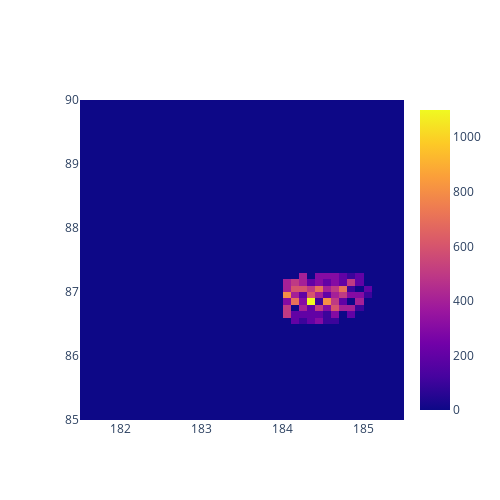

Source (notebook cell):
### Code cell
df = gc_results_gg.posdf
fig = go.Figure(go.Histogram2d(
    ids=df.ext_offset,
    x=df.x,
    xbins=dict(start=181.5, end=185.5, size=.1),
    y=df.y,
    ybins=dict(start=85, end=90, size=.1),
    histfunc="sum",
    histnorm="density",
))
fig.update_traces(z=df.ext_offset)
fig.update_layout(
    autosize=False,
    width=500,
    height=500,
)
fig.show()

### Figure 1 — Plotly figure (JSON) as saved in the notebook; plotly's stock layout.template omitted (floating-point values rounded to 4 significant figures)
{"data": [{"histfunc": "sum", "histnorm": "density", "ids": [5, 5, 3, 8, 4, 4, 2, 2, 7, 4, 6, 5, 1, 2, 4, 3, 2, 6, 4, 4, 2, 2, 2, 11, 6, 5, 2, 3, 2, 5, 1, 4, 7, 3, 3, 1, 1, 3, 8, 2, 4, 2, 3, 1, 3, 6, 5, 4, 5, 3, 3, 4, 2, 5, 7, 2, 2, 2, 4, 3, 1, 5, 1, 1, 4, 3, 2, 2, 1, 2], "type": "histogram2d", "x": [184, 184, 184, 184, 184, 184, 184.1, 184.1, 184.1, 184.1, 184.1, 184.1, 184.2, 184.2, 184.2, 184.2, 184.2, 184.2, 184.2, 184.2, 184.3, 184.3, 184.3, 184.3, 184.3, 184.3, 184.3, 184.4, 184.4, 184.4, 184.4, 184.4, 184.4, 184.4, 184.4, 184.5, 184.5, 184.5, 184.5, 184.5, 184.5, 184.5, 184.5, 184.6, 184.6, 184.6, 184.6, 184.6, 184.6, 184.6, 184.6, 184.7, 184.7, 184.7, 184.7, 184.7, 184.7, 184.8, 184.8, 184.8, 184.8, 184.8, 184.8, 184.9, 184.9, 184.9, 184.9, 184.9, 185.0, 185.0], "xbins": {"end": 185.5, "size": 0.1, "start": 181.5}, "y": [86.6, 86.7, 86.8, 86.9, 87.0, 87.1, 86.5, 86.6, 86.8, 86.9, 87.0, 87.1, 86.5, 86.6, 86.7, 86.8, 86.9, 87.0, 87.1, 87.2, 86.5, 86.6, 86.7, 86.8, 86.9, 87.0, 87.1, 86.5, 86.6, 86.7, 86.8, 86.9, 87.0, 87.1, 87.2, 86.5, 86.6, 86.7, 86.8, 86.9, 87.0, 87.1, 87.2, 86.5, 86.6, 86.7, 86.8, 86.9, 87.0, 87.1, 87.2, 86.7, 86.8, 86.9, 87.0, 87.1, 87.2, 86.6, 86.7, 86.9, 87.0, 87.1, 87.2, 86.7, 86.8, 86.9, 87.1, 87.2, 86.9, 87.0], "ybins": {"end": 90, "size": 0.1, "start": 85}, "z": [5, 5, 3, 8, 4, 4, 2, 2, 7, 4, 6, 5, 1, 2, 4, 3, 2, 6, 4, 4, 2, 2, 2, 11, 6, 5, 2, 3, 2, 5, 1, 4, 7, 3, 3, 1, 1, 3, 8, 2, 4, 2, 3, 1, 3, 6, 5, 4, 5, 3, 3, 4, 2, 5, 7, 2, 2, 2, 4, 3, 1, 5, 1, 1, 4, 3, 2, 2, 1, 2]}], "layout": {"autosize": false, "height": 500, "width": 500, "xaxis": {"autorange": true, "range": [181.5, 185.5], "type": "linear"}, "yaxis": {"autorange": true, "range": [85, 90], "type": "linear"}}}
